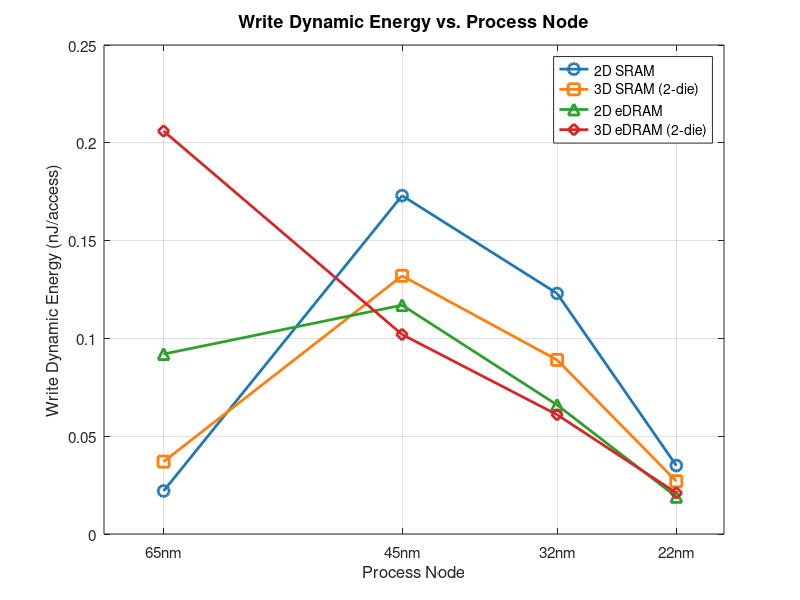

The MATLAB script that drew this image:
% fig3_write_energy_vs_node.m
% Write Dynamic Energy vs. Process Node — ESE5760 Final Project
% Data: DESTINY simulation, 2MB / 256-bit / Assoc=1 / LOP / 350K / WriteEDP

nodes = [65, 45, 32, 22];   % nm

energy_2D_SRAM  = [0.022, 0.173, 0.123, 0.035];
energy_3D_SRAM  = [0.037, 0.132, 0.089, 0.027];
energy_2D_eDRAM = [0.092, 0.117, 0.066, 0.019];
energy_3D_eDRAM = [0.206, 0.102, 0.061, 0.021];

figure('Position', [100 100 700 500]);

plot(nodes, energy_2D_SRAM,  '-o', 'Color', [0.122 0.467 0.706], 'LineWidth', 2, 'MarkerSize', 8, 'DisplayName', '2D SRAM'); hold on;
plot(nodes, energy_3D_SRAM,  '-s', 'Color', [1.000 0.498 0.055], 'LineWidth', 2, 'MarkerSize', 8, 'DisplayName', '3D SRAM (2-die)');
plot(nodes, energy_2D_eDRAM, '-^', 'Color', [0.173 0.627 0.173], 'LineWidth', 2, 'MarkerSize', 8, 'DisplayName', '2D eDRAM');
plot(nodes, energy_3D_eDRAM, '-d', 'Color', [0.839 0.153 0.157], 'LineWidth', 2, 'MarkerSize', 8, 'DisplayName', '3D eDRAM (2-die)');

set(gca, 'XDir', 'reverse', 'XTick', nodes, 'XTickLabel', {'65nm','45nm','32nm','22nm'}, 'FontSize', 11);
xlim([18 70]);
xlabel('Process Node', 'FontSize', 12);
ylabel('Write Dynamic Energy (nJ/access)', 'FontSize', 12);
title('Write Dynamic Energy vs. Process Node', 'FontSize', 13, 'FontWeight', 'bold');
legend('Location', 'northeast', 'FontSize', 10);
grid on;
box on;

print('-djpeg', '-r150', fullfile(fileparts(mfilename('fullpath')), '..', 'plots', 'fig3_write_energy_vs_node.jpg'));
